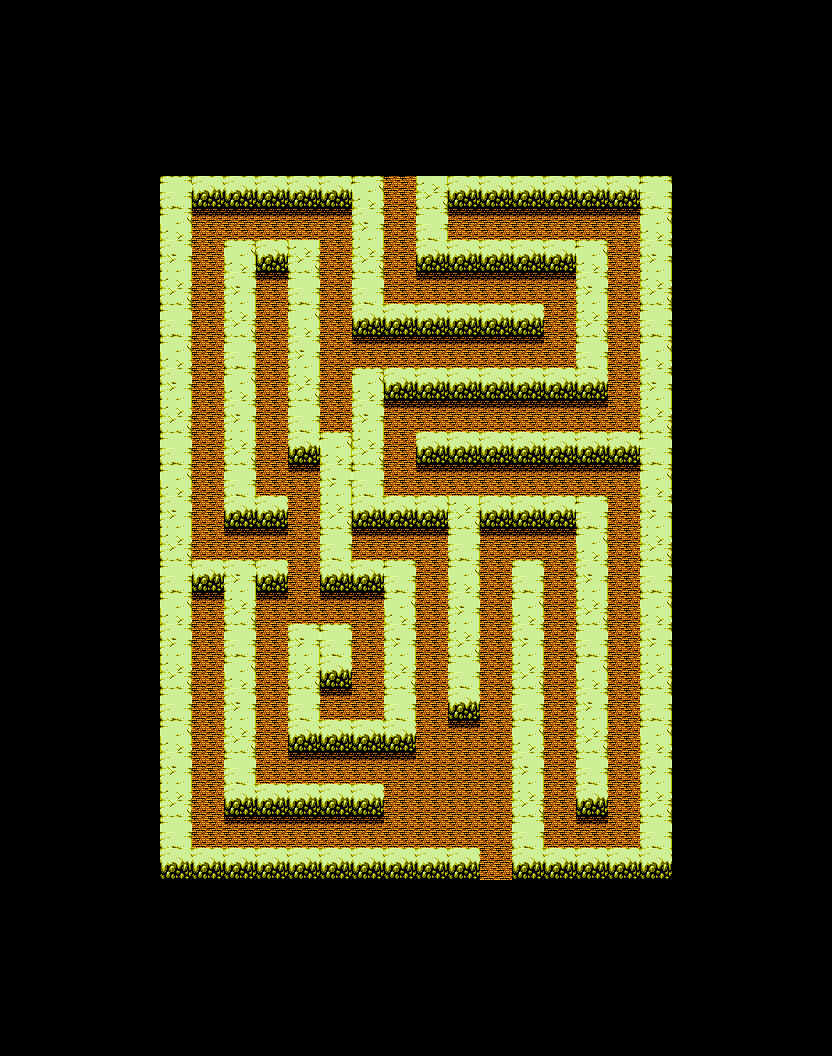

Tiled map render using the project's own tile images. Description and the whole map definition, tile-layer contents included, below:
An orthogonal 52x66 tile map with 16x16 px tiles, 1 tile layer (Tile Layer 1).

<map version="1.0" tiledversion="1.0.3" orientation="orthogonal" renderorder="right-down" width="52" height="66" tilewidth="16" tileheight="16" nextobjectid="1">
 <tileset firstgid="1" source="tileset_caves.tsx" />
 <layer name="Tile Layer 1" width="52" height="66">
  <data encoding="csv">
1,1,1,1,1,1,1,1,1,1,1,1,1,1,1,1,1,1,1,1,1,1,1,1,1,1,1,1,1,1,1,1,1,1,1,1,1,1,1,1,1,1,1,1,1,1,1,1,1,1,1,1,
1,1,1,1,1,1,1,1,1,1,1,1,1,1,1,1,1,1,1,1,1,1,1,1,1,1,1,1,1,1,1,1,1,1,1,1,1,1,1,1,1,1,1,1,1,1,1,1,1,1,1,1,
1,1,1,1,1,1,1,1,1,1,1,1,1,1,1,1,1,1,1,1,1,1,1,1,1,1,1,1,1,1,1,1,1,1,1,1,1,1,1,1,1,1,1,1,1,1,1,1,1,1,1,1,
1,1,1,1,1,1,1,1,1,1,1,1,1,1,1,1,1,1,1,1,1,1,1,1,1,1,1,1,1,1,1,1,1,1,1,1,1,1,1,1,1,1,1,1,1,1,1,1,1,1,1,1,
1,1,1,1,1,1,1,1,1,1,1,1,1,1,1,1,1,1,1,1,1,1,1,1,1,1,1,1,1,1,1,1,1,1,1,1,1,1,1,1,1,1,1,1,1,1,1,1,1,1,1,1,
1,1,1,1,1,1,1,1,1,1,1,1,1,1,1,1,1,1,1,1,1,1,1,1,1,1,1,1,1,1,1,1,1,1,1,1,1,1,1,1,1,1,1,1,1,1,1,1,1,1,1,1,
1,1,1,1,1,1,1,1,1,1,1,1,1,1,1,1,1,1,1,1,1,1,1,1,1,1,1,1,1,1,1,1,1,1,1,1,1,1,1,1,1,1,1,1,1,1,1,1,1,1,1,1,
1,1,1,1,1,1,1,1,1,1,1,1,1,1,1,1,1,1,1,1,1,1,1,1,1,1,1,1,1,1,1,1,1,1,1,1,1,1,1,1,1,1,1,1,1,1,1,1,1,1,1,1,
1,1,1,1,1,1,1,1,1,1,1,1,1,1,1,1,1,1,1,1,1,1,1,1,1,1,1,1,1,1,1,1,1,1,1,1,1,1,1,1,1,1,1,1,1,1,1,1,1,1,1,1,
1,1,1,1,1,1,1,1,1,1,1,1,1,1,1,1,1,1,1,1,1,1,1,1,1,1,1,1,1,1,1,1,1,1,1,1,1,1,1,1,1,1,1,1,1,1,1,1,1,1,1,1,
1,1,1,1,1,1,1,1,1,1,1,1,1,1,1,1,1,1,1,1,1,1,1,1,1,1,1,1,1,1,1,1,1,1,1,1,1,1,1,1,1,1,1,1,1,1,1,1,1,1,1,1,
1,1,1,1,1,1,1,1,1,1,19,12,9,8,9,8,9,8,9,8,9,8,19,13,3,3,17,10,9,8,9,8,9,8,9,8,9,8,9,8,19,12,1,1,1,1,1,1,1,1,1,1,
1,1,1,1,1,1,1,1,1,1,9,11,33,32,33,32,33,32,33,32,33,32,17,10,3,3,16,13,33,32,33,32,33,32,33,32,33,32,33,32,9,11,1,1,1,1,1,1,1,1,1,1,
1,1,1,1,1,1,1,1,1,1,19,13,25,25,25,25,25,25,25,25,25,25,9,12,3,3,19,12,25,25,25,25,25,25,25,25,25,25,25,25,19,13,1,1,1,1,1,1,1,1,1,1,
1,1,1,1,1,1,1,1,1,1,17,10,3,3,3,3,3,3,3,3,3,3,16,11,3,3,9,11,3,3,3,3,3,3,3,3,3,3,3,3,17,10,1,1,1,1,1,1,1,1,1,1,
1,1,1,1,1,1,1,1,1,1,9,12,3,3,19,13,9,8,17,10,3,3,17,10,3,3,9,8,9,8,9,8,9,8,9,8,19,13,3,3,9,12,1,1,1,1,1,1,1,1,1,1,
1,1,1,1,1,1,1,1,1,1,16,11,3,3,17,10,33,32,16,13,3,3,16,13,3,3,33,32,33,32,33,32,33,32,33,32,17,10,3,3,16,11,1,1,1,1,1,1,1,1,1,1,
1,1,1,1,1,1,1,1,1,1,17,10,3,3,9,12,25,25,19,12,3,3,19,12,3,3,25,25,25,25,25,25,25,25,25,25,9,12,3,3,17,10,1,1,1,1,1,1,1,1,1,1,
1,1,1,1,1,1,1,1,1,1,16,13,3,3,16,11,3,3,9,11,3,3,9,11,3,3,3,3,3,3,3,3,3,3,3,3,16,11,3,3,16,13,1,1,1,1,1,1,1,1,1,1,
1,1,1,1,1,1,1,1,1,1,19,12,3,3,17,10,3,3,19,13,3,3,9,8,9,8,9,8,9,8,9,8,9,8,3,3,17,10,3,3,19,12,1,1,1,1,1,1,1,1,1,1,
1,1,1,1,1,1,1,1,1,1,9,11,3,3,16,13,3,3,17,10,3,3,33,32,33,32,33,32,33,32,33,32,33,32,3,3,16,13,3,3,9,11,1,1,1,1,1,1,1,1,1,1,
1,1,1,1,1,1,1,1,1,1,19,13,3,3,19,12,3,3,9,12,3,3,25,25,25,25,25,25,25,25,25,25,25,25,3,3,19,12,3,3,19,13,1,1,1,1,1,1,1,1,1,1,
1,1,1,1,1,1,1,1,1,1,17,10,3,3,9,11,3,3,16,11,3,3,3,3,3,3,3,3,3,3,3,3,3,3,3,3,9,11,3,3,17,10,1,1,1,1,1,1,1,1,1,1,
1,1,1,1,1,1,1,1,1,1,9,12,3,3,19,13,3,3,17,10,3,3,19,13,9,8,9,8,9,8,9,8,9,8,9,8,9,8,3,3,9,12,1,1,1,1,1,1,1,1,1,1,
1,1,1,1,1,1,1,1,1,1,16,11,3,3,17,10,3,3,16,13,3,3,17,10,33,32,33,32,33,32,33,32,33,32,33,32,33,32,3,3,16,11,1,1,1,1,1,1,1,1,1,1,
1,1,1,1,1,1,1,1,1,1,17,10,3,3,9,12,3,3,19,12,3,3,9,12,25,25,25,25,25,25,25,25,25,25,25,25,25,25,3,3,17,10,1,1,1,1,1,1,1,1,1,1,
1,1,1,1,1,1,1,1,1,1,16,13,3,3,16,11,3,3,9,11,3,3,16,11,3,3,3,3,3,3,3,3,3,3,3,3,3,3,3,3,16,13,1,1,1,1,1,1,1,1,1,1,
1,1,1,1,1,1,1,1,1,1,19,12,3,3,17,10,3,3,9,8,19,13,17,10,3,3,9,8,9,8,9,8,9,8,9,8,9,8,9,8,19,12,1,1,1,1,1,1,1,1,1,1,
1,1,1,1,1,1,1,1,1,1,9,11,3,3,16,13,3,3,33,32,17,10,16,13,3,3,33,32,33,32,33,32,33,32,33,32,33,32,33,32,9,11,1,1,1,1,1,1,1,1,1,1,
1,1,1,1,1,1,1,1,1,1,19,13,3,3,19,12,3,3,25,25,9,12,19,12,3,3,25,25,25,25,25,25,25,25,25,25,25,25,25,25,19,13,1,1,1,1,1,1,1,1,1,1,
1,1,1,1,1,1,1,1,1,1,17,10,3,3,9,11,3,3,3,3,16,11,9,11,3,3,3,3,3,3,3,3,3,3,3,3,3,3,3,3,17,10,1,1,1,1,1,1,1,1,1,1,
1,1,1,1,1,1,1,1,1,1,9,12,3,3,9,8,9,8,3,3,17,10,9,8,9,8,9,8,17,10,9,8,9,8,9,8,19,12,3,3,9,12,1,1,1,1,1,1,1,1,1,1,
1,1,1,1,1,1,1,1,1,1,16,11,3,3,33,32,33,32,3,3,16,13,33,32,33,32,33,32,16,13,33,32,33,32,33,32,9,11,3,3,16,11,1,1,1,1,1,1,1,1,1,1,
1,1,1,1,1,1,1,1,1,1,17,10,3,3,25,25,25,25,3,3,19,12,25,25,25,25,25,25,19,12,25,25,25,25,25,25,19,13,3,3,17,10,1,1,1,1,1,1,1,1,1,1,
1,1,1,1,1,1,1,1,1,1,16,13,3,3,3,3,3,3,3,3,9,11,3,3,3,3,3,3,9,11,3,3,3,3,3,3,17,10,3,3,16,13,1,1,1,1,1,1,1,1,1,1,
1,1,1,1,1,1,1,1,1,1,19,12,9,8,9,12,9,8,3,3,9,8,9,8,19,12,3,3,19,13,3,3,19,12,3,3,9,12,3,3,19,12,1,1,1,1,1,1,1,1,1,1,
1,1,1,1,1,1,1,1,1,1,9,11,33,32,16,11,33,32,3,3,33,32,33,32,9,11,3,3,17,10,3,3,9,11,3,3,16,11,3,3,9,11,1,1,1,1,1,1,1,1,1,1,
1,1,1,1,1,1,1,1,1,1,19,13,25,25,17,10,25,25,3,3,25,25,25,25,19,13,3,3,9,12,3,3,19,13,3,3,17,10,3,3,19,13,1,1,1,1,1,1,1,1,1,1,
1,1,1,1,1,1,1,1,1,1,17,10,3,3,16,13,3,3,3,3,3,3,3,3,17,10,3,3,16,11,3,3,17,10,3,3,16,13,3,3,17,10,1,1,1,1,1,1,1,1,1,1,
1,1,1,1,1,1,1,1,1,1,9,12,3,3,19,12,3,3,9,12,19,12,3,3,9,12,3,3,17,10,3,3,9,12,3,3,19,12,3,3,9,12,1,1,1,1,1,1,1,1,1,1,
1,1,1,1,1,1,1,1,1,1,16,11,3,3,9,11,3,3,16,11,9,11,3,3,16,11,3,3,16,13,3,3,16,11,3,3,9,11,3,3,16,11,1,1,1,1,1,1,1,1,1,1,
1,1,1,1,1,1,1,1,1,1,17,10,3,3,19,13,3,3,17,10,9,8,3,3,17,10,3,3,19,12,3,3,17,10,3,3,19,13,3,3,17,10,1,1,1,1,1,1,1,1,1,1,
1,1,1,1,1,1,1,1,1,1,16,13,3,3,17,10,3,3,16,13,33,32,3,3,16,13,3,3,9,11,3,3,16,13,3,3,17,10,3,3,16,13,1,1,1,1,1,1,1,1,1,1,
1,1,1,1,1,1,1,1,1,1,19,12,3,3,9,12,3,3,19,12,25,25,3,3,19,12,3,3,9,8,3,3,19,12,3,3,9,12,3,3,19,12,1,1,1,1,1,1,1,1,1,1,
1,1,1,1,1,1,1,1,1,1,9,11,3,3,16,11,3,3,9,11,3,3,3,3,9,11,3,3,33,32,3,3,9,11,3,3,16,11,3,3,9,11,1,1,1,1,1,1,1,1,1,1,
1,1,1,1,1,1,1,1,1,1,19,13,3,3,17,10,3,3,9,8,9,8,9,8,9,8,3,3,25,25,3,3,19,13,3,3,17,10,3,3,19,13,1,1,1,1,1,1,1,1,1,1,
1,1,1,1,1,1,1,1,1,1,17,10,3,3,16,13,3,3,33,32,33,32,33,32,33,32,3,3,3,3,3,3,17,10,3,3,16,13,3,3,17,10,1,1,1,1,1,1,1,1,1,1,
1,1,1,1,1,1,1,1,1,1,9,12,3,3,19,12,3,3,25,25,25,25,25,25,25,25,3,3,3,3,3,3,9,12,3,3,19,12,3,3,9,12,1,1,1,1,1,1,1,1,1,1,
1,1,1,1,1,1,1,1,1,1,16,11,3,3,9,11,3,3,3,3,3,3,3,3,3,3,3,3,3,3,3,3,16,11,3,3,9,11,3,3,16,11,1,1,1,1,1,1,1,1,1,1,
1,1,1,1,1,1,1,1,1,1,17,10,3,3,9,8,9,8,9,8,9,8,9,8,3,3,3,3,3,3,3,3,17,10,3,3,9,8,3,3,17,10,1,1,1,1,1,1,1,1,1,1,
1,1,1,1,1,1,1,1,1,1,16,13,3,3,33,32,33,32,33,32,33,32,33,32,3,3,3,3,3,3,3,3,16,13,3,3,33,32,3,3,16,13,1,1,1,1,1,1,1,1,1,1,
1,1,1,1,1,1,1,1,1,1,19,12,3,3,25,25,25,25,25,25,25,25,25,25,3,3,3,3,3,3,3,3,19,12,3,3,25,25,3,3,19,12,1,1,1,1,1,1,1,1,1,1,
1,1,1,1,1,1,1,1,1,1,9,11,3,3,3,3,3,3,3,3,3,3,3,3,3,3,3,3,3,3,3,3,9,11,3,3,3,3,3,3,9,11,1,1,1,1,1,1,1,1,1,1,
1,1,1,1,1,1,1,1,1,1,9,8,9,8,9,8,9,8,9,8,9,8,9,8,9,8,9,8,9,8,3,3,9,8,9,8,9,8,9,8,9,8,1,1,1,1,1,1,1,1,1,1,
1,1,1,1,1,1,1,1,1,1,33,32,33,32,33,32,33,32,33,32,33,32,33,32,33,32,33,32,33,32,3,3,33,32,33,32,33,32,33,32,33,32,1,1,1,1,1,1,1,1,1,1,
1,1,1,1,1,1,1,1,1,1,1,1,1,1,1,1,1,1,1,1,1,1,1,1,1,1,1,1,1,1,1,1,1,1,1,1,1,1,1,1,1,1,1,1,1,1,1,1,1,1,1,1,
1,1,1,1,1,1,1,1,1,1,1,1,1,1,1,1,1,1,1,1,1,1,1,1,1,1,1,1,1,1,1,1,1,1,1,1,1,1,1,1,1,1,1,1,1,1,1,1,1,1,1,1,
1,1,1,1,1,1,1,1,1,1,1,1,1,1,1,1,1,1,1,1,1,1,1,1,1,1,1,1,1,1,1,1,1,1,1,1,1,1,1,1,1,1,1,1,1,1,1,1,1,1,1,1,
1,1,1,1,1,1,1,1,1,1,1,1,1,1,1,1,1,1,1,1,1,1,1,1,1,1,1,1,1,1,1,1,1,1,1,1,1,1,1,1,1,1,1,1,1,1,1,1,1,1,1,1,
1,1,1,1,1,1,1,1,1,1,1,1,1,1,1,1,1,1,1,1,1,1,1,1,1,1,1,1,1,1,1,1,1,1,1,1,1,1,1,1,1,1,1,1,1,1,1,1,1,1,1,1,
1,1,1,1,1,1,1,1,1,1,1,1,1,1,1,1,1,1,1,1,1,1,1,1,1,1,1,1,1,1,1,1,1,1,1,1,1,1,1,1,1,1,1,1,1,1,1,1,1,1,1,1,
1,1,1,1,1,1,1,1,1,1,1,1,1,1,1,1,1,1,1,1,1,1,1,1,1,1,1,1,1,1,1,1,1,1,1,1,1,1,1,1,1,1,1,1,1,1,1,1,1,1,1,1,
1,1,1,1,1,1,1,1,1,1,1,1,1,1,1,1,1,1,1,1,1,1,1,1,1,1,1,1,1,1,1,1,1,1,1,1,1,1,1,1,1,1,1,1,1,1,1,1,1,1,1,1,
1,1,1,1,1,1,1,1,1,1,1,1,1,1,1,1,1,1,1,1,1,1,1,1,1,1,1,1,1,1,1,1,1,1,1,1,1,1,1,1,1,1,1,1,1,1,1,1,1,1,1,1,
1,1,1,1,1,1,1,1,1,1,1,1,1,1,1,1,1,1,1,1,1,1,1,1,1,1,1,1,1,1,1,1,1,1,1,1,1,1,1,1,1,1,1,1,1,1,1,1,1,1,1,1,
1,1,1,1,1,1,1,1,1,1,1,1,1,1,1,1,1,1,1,1,1,1,1,1,1,1,1,1,1,1,1,1,1,1,1,1,1,1,1,1,1,1,1,1,1,1,1,1,1,1,1,1
</data>
 </layer>
</map>
